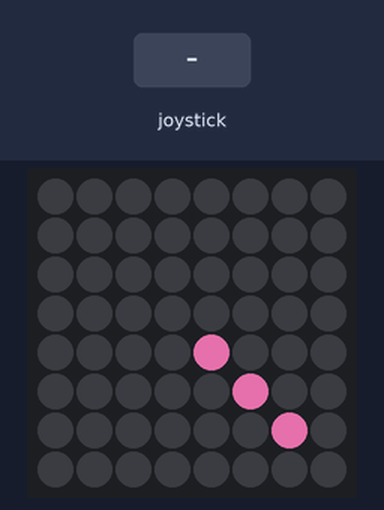
A program run on a simulated Raspberry Pi (BCM pin numbers) with a Sense HAT. On the bench: the Sense HAT's 8×8 RGB LED matrix. The inputs (shaded band) are chosen by the test bench. Dim RGB values are drawn brighter than linear; the 64×8 strip is a reading aid, not a part: it shows the text the matrix is scrolling, unrolled, one strip-width of it at a time; the run ends when the program shuts the computer down; what the program prints to the terminal is not drawn. At 18.0 s the program restarts the board; the recording ends there.

Above: at 1.4 s.
At 3.4 s:
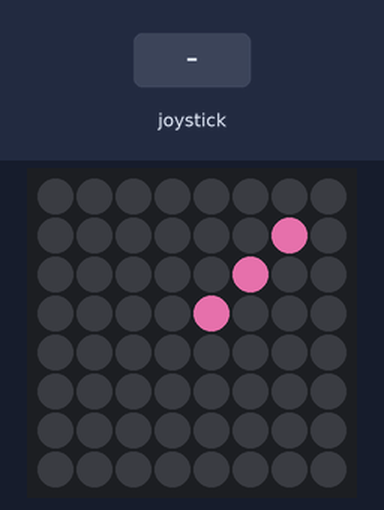
6.1 s: joystick pushed up
At 7.9 s:
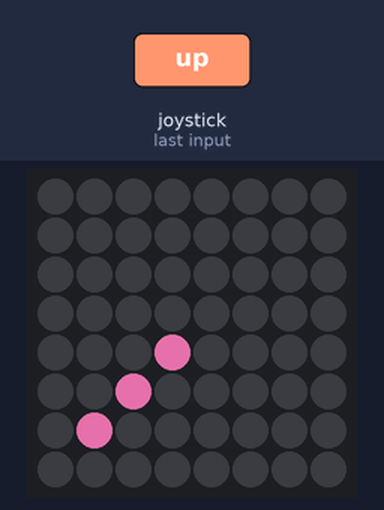
At 14.7 s:
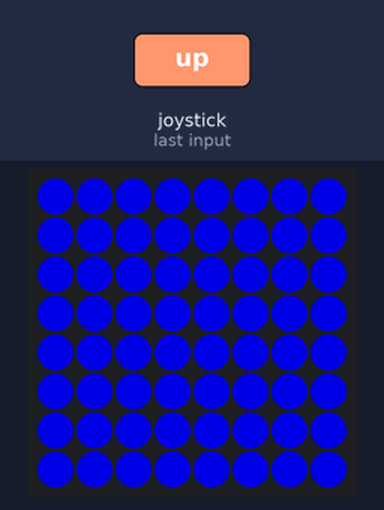

The program:

joystick_rebooter.py
```python
#from sense_hat import SenseHat, ACTION_PRESSED
from sense_hat import SenseHat, ACTION_PRESSED
from signal import pause
import time
from subprocess import call


sense = SenseHat()
sense.low_light = True
BPM = 90
beatpause = 1/(BPM/60)

green = (0, 255, 0)
yellow = (255, 255, 0)
blue = (0, 0, 255)
red = (255, 0, 0)
white = (255,255,255)
nothing = (0,0,0)
pink = (255,105, 180)


def ping():
    P = pink
    O = nothing
    logo = [
    O, O, O, O, O, O, O, O,
    O, P, O, O, O, O, O, O,
    O, O, P, O, O, O, O, O,
    O, O, O, P, O, O, O, O,
    O, O, O, O, O, O, O, O,
    O, O, O, O, O, O, O, O,
    O, O, O, O, O, O, O, O,
    O, O, O, O, O, O, O, O,
    ]
    return logo

def pong():
    P = pink
    O = nothing
    logo = [
    O, O, O, O, O, O, O, O,
    O, O, O, O, O, O, O, O,
    O, O, P, O, O, O, O, O,
    O, O, O, O, O, O, O, O,
    O, O, O, O, O, O, O, O,
    O, O, O, O, O, O, O, O,
    O, O, O, O, O, O, O, O,
    O, O, O, O, O, O, O, O,
    ]
    return logo

images = [ping, pong]


def initiate_reboot():
    sense.show_message("Reboot in", back_colour= blue)
    time.sleep(1)
    sense.show_letter("3", back_colour= blue)
    time.sleep(1)
    sense.show_letter("2", back_colour= blue)
    time.sleep(1)
    sense.show_letter("1", back_colour= blue)
    time.sleep(1)

####
# Main loop
####

while True:
#    exec(open("/home/pi/SenseHat/analog_orbital_clock.py").read())
    sense.set_pixels(ping())
    time.sleep(beatpause)
    sense.set_rotation(90)
    time.sleep(beatpause)
    sense.set_rotation(180)
    time.sleep(beatpause)
    sense.set_rotation(270)
    time.sleep(beatpause)
    sense.set_rotation(0)

#sense.set_pixels(pong())
#    time.sleep(1.00)

    events = sense.stick.get_events()
    for event in events:
        if event.action == "pressed":
            initiate_reboot() #doesn't pull the trigger yet - just the countdown
            call('sudo reboot now', shell=True)

#for event in events:
#   if event.action != "held":            #check if aborted by holding:
#      sense.show_message("aborted", back_colour= red)
#     events = sense.stick.get_events() #clear the event-buffer before going back to main loop
#else:
#  call('sudo reboot now', shell=True)
```

Measured:
- after the input at 6.1 s, the LEDs: first differ from a run without the input after 1.9 s (image 3 shows a later state)
- what the display in image 0 shows lasts 0.6 s, from 1.4 s to 2.0 s
- what the display in image 3 shows lasts 1.0 s, from 14.0 s to 15.0 s
